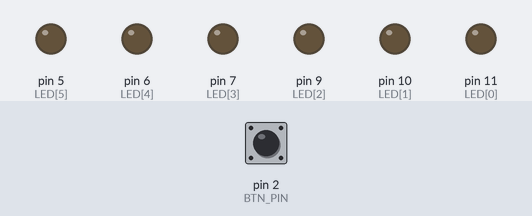
Simulated run of this sketch. Board: Arduino Uno, built with avr-gcc and run on an emulated ATmega328P. Shown: output pins drawn as LEDs (lit = HIGH). Inputs (shaded band) come from the test bench; at power-on: pin 2 (BTN_PIN) LOW. Random numbers use the default seed unless the sketch sets one.

Above: at 1.2 s.
1.3 s: pin 2 (BTN_PIN) pulled HIGH for 0.15 s
At 2.2 s:
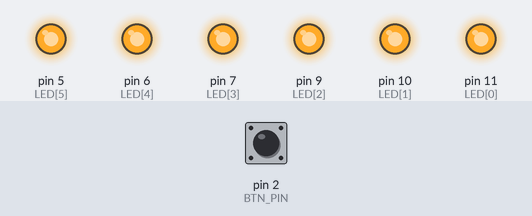
2.9 s: pin 2 (BTN_PIN) pulled HIGH for 1 s
At 3.08 s:
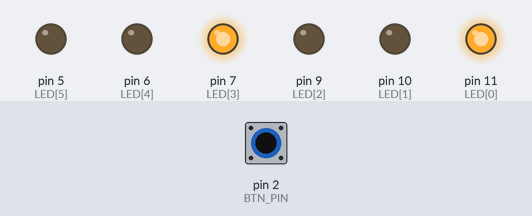
At 4.25 s:
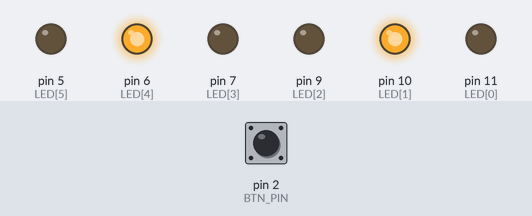
5.9 s: pin 2 (BTN_PIN) pulled HIGH for 0.15 s
At 8.27 s:
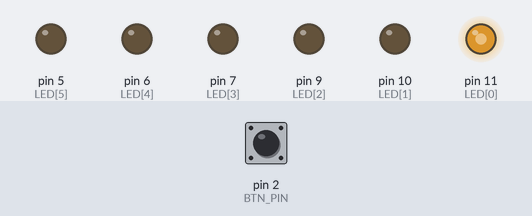
8.9 s: pin 2 (BTN_PIN) pulled HIGH for 3.2 s
13.6 s: pin 2 (BTN_PIN) pulled HIGH for 0.15 s
16.6 s: pin 2 (BTN_PIN) pulled HIGH for 1 s
Timing chart, 0 to 22.7 s (numbered marks = the images above; inputs shaded):
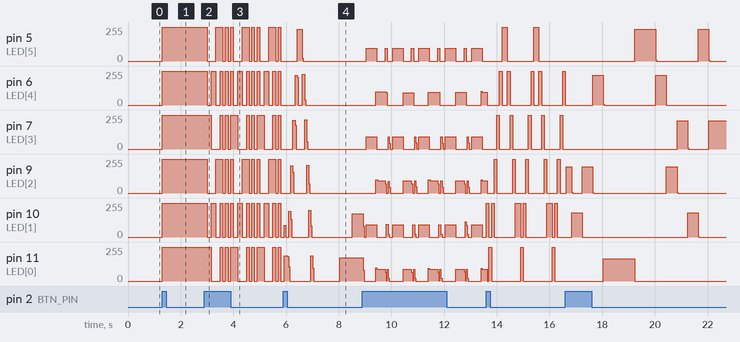

Measured:
- after the input at 1.3 s, pin 5 (LED[5]), pin 6 (LED[4]), pin 7 (LED[3]), pin 9 (LED[2]), pin 10 (LED[1]), pin 11 (LED[0]): 0/255 → 255/255 at once
- after the input at 2.9 s, pin 5 (LED[5]): 255/255 → 0/255 after 0.10 s, then repeats every 1.0 s: 255/255 0.27 s, 2 × (0/255 0.10 s, 255/255 0.10 s), 0/255 0.33 s; pin 6 (LED[4]): 255/255 → 0/255 after 0.10 s, then repeats every 1.0 s: 255/255 0.17 s, 0/255 0.17 s, 2 × (255/255 0.10 s, 0/255 0.10 s), 255/255 0.10 s, 0/255 0.17 s

The sketch:

Russelys.ino
```cpp
// Knappen er koblet til DIGITAL pin 2
const int BTN_PIN = 2;

// Definerer "makroer"
// Alle steder i koden der det står 'LED_1' blir byttet ut med LED[0] etc. før kompilering
// Dette for å tilpasse det nye array-systemet til gammel kode
#define LED_1 LED[0]
#define LED_2 LED[1]
#define LED_3 LED[2]
#define LED_4 LED[3]
#define LED_5 LED[4]
#define LED_6 LED[5]

// Antall led-pærer vi har
const int NUM_LEDS = 6;
// En array med pin-nummeret til hver LED
// Array er bedre egnet til mange LEDs, siden man kan loope gjennom (se resetAll()), legge til fler etc.
const int LED[] = {
  11,
  10,
  9,
  7,
  6,
  5,
};

// Antal moduser vi har. MÅ ØKES MED 1 HVER GANG MAN LEGGER TIL NY MODUS!!
const int NUM_MODES = 8;

// Lagrer hvilken lysmodus vi er i
int mode = 0;

// Er true dersom noen trykket på knappen
// forrige gang loop() kjørte
bool trykketForrige = false;

// Skal lagre millis() verdi
unsigned long time;

void setup()
{
  // Knappen gir input til programmet
  pinMode(BTN_PIN, INPUT);

  // LED-lampene styres av programmet. Er derfor OUTPUT
  for(int i = 0; i < NUM_LEDS; i++) {
    pinMode(LED[i], OUTPUT);
  }

  // analogRead(0) gir bare støy dersom det ikke er koblet til noe
  // Egnes derfor godt til å seede randomgeneratoren, altså gjøre slik at det blir forskjellige tall hver gang programmet kjøres.
  randomSeed(analogRead(0));

  // For debugging, gjør at vi kan sende data fra arduinoen til pc-en
  Serial.begin(9600);
}

// Funksjon som skrur av alle LED-pærene
void resetAll() {
  // Går gjennom alle tall fra 0 til NUM_LEDS-1, altså
  // 0, 1, 2, 3, 4, 5
  for(int i = 0; i < NUM_LEDS; i++) {
    // Slår opp hvilken pin som hører til LED[i] og setter den på LOW
    digitalWrite(LED[i], LOW);
  }
}

// Skrevet av: alle
void mode0() {
  // En modus der alle LEDs er av
  resetAll();
}

// Skrevet av: alle
void mode1() {
  // En modus der alle LEDs er på
  for(int i = 0; i < NUM_LEDS; i++) {
    digitalWrite(LED[i], HIGH);
  }
}

// Skrevet av: Magnus
void mode2() {
   // Bølgen etterfulgt av blinking

    if(time % 1000 < 500) {
        if(time % 500 < 166) {
            digitalWrite(LED_1, HIGH);
            digitalWrite(LED_2, LOW);
            digitalWrite(LED_3, LOW);

            digitalWrite(LED_4, HIGH);
            digitalWrite(LED_5, LOW);
            digitalWrite(LED_6, LOW);
        }
        else if(time % 500 < 333) {
            digitalWrite(LED_1, LOW);
            digitalWrite(LED_2, HIGH);
            digitalWrite(LED_3, LOW);

            digitalWrite(LED_4, LOW);
            digitalWrite(LED_5, HIGH);
            digitalWrite(LED_6, LOW);
        }
        else {
            digitalWrite(LED_1, LOW);
            digitalWrite(LED_2, LOW);
            digitalWrite(LED_3, HIGH);

            digitalWrite(LED_4, LOW);
            digitalWrite(LED_5, LOW);
            digitalWrite(LED_6, HIGH);
        }
    }
    else {
        if(time % 500 < 100) {
            for(int i = 0; i < NUM_LEDS; i++) {
              digitalWrite(LED[i], HIGH);
            }
        }
        else if(time % 500 < 200) {
            resetAll();
        }
        else if(time % 500 < 300) {
            for(int i = 0; i < NUM_LEDS; i++) {
              digitalWrite(LED[i], HIGH);
            }
        }
        else if(time % 500 < 400) {
            resetAll();
        }
        else {
          for(int i = 0; i < NUM_LEDS; i++) {
              digitalWrite(LED[i], HIGH);
            }
        }

    }
}

// Skrevet av: Magnus
void mode3() {
  // En kompleks modus med 4 forskjellige sekvenser i løpet av 8 sekunder
  // Lagrer 'mod' for mer oversiktlig kode
  int mod = time % 8000;
  if(mod < 3000) {
    // De første 3 sekundene skrur alle lampene på én etter en
    resetAll();
    // En fordel med array-systemet er kode som dette:
    for(int i = 0; i < 6; i++) {
      if(mod % 3000 > 500*i) {
        digitalWrite(LED[i], HIGH);
      }
    }
  }
  else if(mod < 5000) {
    // De neste 2 sekundene veksler annenhver LED mellom på og av
    if(mod % 2000 < 400) {
      digitalWrite(LED_1, HIGH);
      digitalWrite(LED_2, LOW);
      digitalWrite(LED_3, HIGH);
      digitalWrite(LED_4, LOW);
      digitalWrite(LED_5, HIGH);
      digitalWrite(LED_6, LOW);
    }
    else if(mod % 2000 < 800) {
      digitalWrite(LED_1, LOW);
      digitalWrite(LED_2, HIGH);
      digitalWrite(LED_3, LOW);
      digitalWrite(LED_4, HIGH);
      digitalWrite(LED_5, LOW);
      digitalWrite(LED_6, HIGH);
    }
    else if(mod % 2000 < 1200) {
      digitalWrite(LED_1, HIGH);
      digitalWrite(LED_2, LOW);
      digitalWrite(LED_3, HIGH);
      digitalWrite(LED_4, LOW);
      digitalWrite(LED_5, HIGH);
      digitalWrite(LED_6, LOW);
    }
    else if(mod % 2000 < 1600) {
      digitalWrite(LED_1, LOW);
      digitalWrite(LED_2, HIGH);
      digitalWrite(LED_3, LOW);
      digitalWrite(LED_4, HIGH);
      digitalWrite(LED_5, LOW);
      digitalWrite(LED_6, HIGH);
    }
    else {
      digitalWrite(LED_1, HIGH);
      digitalWrite(LED_2, LOW);
      digitalWrite(LED_3, HIGH);
      digitalWrite(LED_4, LOW);
      digitalWrite(LED_5, HIGH);
      digitalWrite(LED_6, LOW);
    }
  }
  else if(mod < 7000) {
    // De neste 2 sekundene gjør bølgen med alle LED-ene 4 ganger
    int nMod = mod % 2000;

    if(nMod < 500) {
      resetAll();
      int egg = nMod % 500;
      if(egg < 83) {
        digitalWrite(LED_1, HIGH);
      }
      else if(egg < 167) {
        digitalWrite(LED_2, HIGH);
      }
      else if(egg < 250) {
        digitalWrite(LED_3, HIGH);
      }
      else if(egg < 333) {
        digitalWrite(LED_4, HIGH);
      }
      else if(egg < 417) {
        digitalWrite(LED_5, HIGH);
      }
      else {
        digitalWrite(LED_6, HIGH);
      }
    }
    else if(nMod < 1000) {
      resetAll();
      int egg = nMod % 500;
      if(egg < 83) {
        digitalWrite(LED_6, HIGH);
      }
      else if(egg < 167) {
        digitalWrite(LED_5, HIGH);
      }
      else if(egg < 250) {
        digitalWrite(LED_4, HIGH);
      }
      else if(egg < 333) {
        digitalWrite(LED_3, HIGH);
      }
      else if(egg < 417) {
        digitalWrite(LED_2, HIGH);
      }
      else {
        digitalWrite(LED_1, HIGH);
      }
    }
    else if(nMod < 1500) {
      resetAll();
      int egg = nMod % 500;
      if(egg < 83) {
        digitalWrite(LED_1, HIGH);
      }
      else if(egg < 167) {
        digitalWrite(LED_2, HIGH);
      }
      else if(egg < 250) {
        digitalWrite(LED_3, HIGH);
      }
      else if(egg < 333) {
        digitalWrite(LED_4, HIGH);
      }
      else if(egg < 417) {
        digitalWrite(LED_5, HIGH);
      }
      else {
        digitalWrite(LED_6, HIGH);
      }
    }
    else {
      resetAll();
      int egg = nMod % 500;
      if(egg < 83) {
        digitalWrite(LED_6, HIGH);
      }
      else if(egg < 167) {
        digitalWrite(LED_5, HIGH);
      }
      else if(egg < 250) {
        digitalWrite(LED_4, HIGH);
      }
      else if(egg < 333) {
        digitalWrite(LED_3, HIGH);
      }
      else if(egg < 417) {
        digitalWrite(LED_2, HIGH);
      }
      else {
        digitalWrite(LED_1, HIGH);
      }
    }
  }
  else {
    // Det siste sekundet er alle LEDs av
    resetAll();
  }
}

// Skrevet av: Isak
void mode4() {
  resetAll();

  if(time % 1000 < 400) {
        digitalWrite(LED_1, LOW);
        digitalWrite(LED_2, HIGH);
        digitalWrite(LED_3, LOW);
        digitalWrite(LED_4, HIGH);
        digitalWrite(LED_5, LOW);
        digitalWrite(LED_6, HIGH);
    }
    else if(time % 1000 < 750) {
        digitalWrite(LED_1, HIGH);
        digitalWrite(LED_2, LOW);
        digitalWrite(LED_3, HIGH);
        digitalWrite(LED_4, LOW);
        digitalWrite(LED_5, HIGH);
        digitalWrite(LED_6, LOW);
    }
    else if(time % 1000 < 800) {
        digitalWrite(LED_1, LOW);
        digitalWrite(LED_2, LOW);
        digitalWrite(LED_3, LOW);
        digitalWrite(LED_4, LOW);
        digitalWrite(LED_5, HIGH);
        digitalWrite(LED_6, HIGH);
    }
    else if(time % 1000 < 850) {
        digitalWrite(LED_1, HIGH);
        digitalWrite(LED_2, HIGH);
        digitalWrite(LED_3, LOW);
        digitalWrite(LED_4, LOW);
        digitalWrite(LED_5, LOW);
        digitalWrite(LED_6, LOW);
    }
    else if(time % 1000 < 900) {
        digitalWrite(LED_1, LOW);
        digitalWrite(LED_2, LOW);
        digitalWrite(LED_3, HIGH);
        digitalWrite(LED_4, HIGH);
        digitalWrite(LED_5, LOW);
        digitalWrite(LED_6, LOW);
    }
}

// Skrevet av: Audun
void mode5() {
  // Bølgen

    //1
  if (time % 1200 < 0) {
    digitalWrite (LED_6, HIGH);
    digitalWrite (LED_5, LOW);
    digitalWrite (LED_4, LOW);
    digitalWrite (LED_3, LOW);
    digitalWrite (LED_2, LOW);
    digitalWrite (LED_1, LOW);
    }
    //2
  else if (time % 1200 < 100) {
    digitalWrite (LED_6, LOW);
    digitalWrite (LED_5, HIGH);
    digitalWrite (LED_4, LOW);
    digitalWrite (LED_3, LOW);
    digitalWrite (LED_2, LOW);
    digitalWrite (LED_1, LOW);
    }
    //3
   else if (time % 1200 < 200) {
    digitalWrite (LED_6, LOW);
    digitalWrite (LED_5, LOW);
    digitalWrite (LED_4, HIGH);
    digitalWrite (LED_3, LOW);
    digitalWrite (LED_2, LOW);
    digitalWrite (LED_1, LOW);
    }
    //4
   else if (time % 1200 < 300) {
    digitalWrite (LED_6, LOW);
    digitalWrite (LED_5, LOW);
    digitalWrite (LED_4, LOW);
    digitalWrite (LED_3, HIGH);
    digitalWrite (LED_2, LOW);
    digitalWrite (LED_1, LOW);
    }
    //5
   else if (time % 1200 < 400) {
    digitalWrite (LED_6, LOW);
    digitalWrite (LED_5, LOW);
    digitalWrite (LED_4, LOW);
    digitalWrite (LED_3, LOW);
    digitalWrite (LED_2, HIGH);
    digitalWrite (LED_1, LOW);
    }
    //6
   else if (time % 1200 < 500) {
    digitalWrite (LED_6, LOW);
    digitalWrite (LED_5, LOW);
    digitalWrite (LED_4, LOW);
    digitalWrite (LED_3, LOW);
    digitalWrite (LED_2, HIGH);
    digitalWrite (LED_1, LOW);
    }
    //7
   else if (time % 1200 < 600) {
    digitalWrite (LED_6, LOW);
    digitalWrite (LED_5, LOW);
    digitalWrite (LED_4, LOW);
    digitalWrite (LED_3, LOW);
    digitalWrite (LED_2, LOW);
    digitalWrite (LED_1, HIGH);
    }
    //8
   else if (time % 1200 < 700) {
    digitalWrite (LED_6, LOW);
    digitalWrite (LED_5, LOW);
    digitalWrite (LED_4, LOW);
    digitalWrite (LED_3, LOW);
    digitalWrite (LED_2, HIGH);
    digitalWrite (LED_1, LOW);
    }
    //9
   else if (time % 1200 < 800) {
    digitalWrite (LED_6, LOW);
    digitalWrite (LED_5, LOW);
    digitalWrite (LED_4, LOW);
    digitalWrite (LED_3, HIGH);
    digitalWrite (LED_2, LOW);
    digitalWrite (LED_1, LOW);
    }
    //10
   else if (time % 1200 < 900) {
    digitalWrite (LED_6, LOW);
    digitalWrite (LED_5, LOW);
    digitalWrite (LED_4, HIGH);
    digitalWrite (LED_3, LOW);
    digitalWrite (LED_2, LOW);
    digitalWrite (LED_1, LOW);
    }
    //11
   else if (time % 1200 < 1000) {
    digitalWrite (LED_6, LOW);
    digitalWrite (LED_5, HIGH);
    digitalWrite (LED_4, LOW);
    digitalWrite (LED_3, LOW);
    digitalWrite (LED_2, LOW);
    digitalWrite (LED_1, LOW);
    }
    //12
   else if (time % 1200 < 1100) {
    digitalWrite (LED_6, HIGH);
    digitalWrite (LED_5, LOW);
    digitalWrite (LED_4, LOW);
    digitalWrite (LED_3, LOW);
    digitalWrite (LED_2, LOW);
    digitalWrite (LED_1, LOW);
    }
}


// Variabler til bruk i modes som krever randomness
long randomnumber = 1;
bool randSwitch = true;

// Skrevet av: Christopher
void mode6() {
  // Skrur på en tilfeldig lampe hvert 400. millisekund

  if(time % 400 < 200) {
    if(randSwitch == true) {
      randomnumber = random(0, 6);
      randSwitch = false;
    }
  }
  else {
    randSwitch = true;
  }

  // Skru av alle
  resetAll();

  digitalWrite(LED[randomnumber], HIGH);

}

// Skrevet av: Isak
void mode7() {
      //1
  if (time % 600 < 0) {
    digitalWrite (LED_6, HIGH);
    digitalWrite (LED_5, LOW);
    digitalWrite (LED_4, LOW);
    digitalWrite (LED_3, LOW);
    digitalWrite (LED_2, LOW);
    digitalWrite (LED_1, LOW);
    }
    //2
  else if (time % 600 < 50) {
    digitalWrite (LED_6, LOW);
    digitalWrite (LED_5, LOW);
    digitalWrite (LED_4, LOW);
    digitalWrite (LED_3, LOW);
    digitalWrite (LED_2, LOW);
    digitalWrite (LED_1, HIGH);
    }
    //3
   else if (time % 600 < 100) {
    digitalWrite (LED_6, LOW);
    digitalWrite (LED_5, HIGH);
    digitalWrite (LED_4, LOW);
    digitalWrite (LED_3, LOW);
    digitalWrite (LED_2, LOW);
    digitalWrite (LED_1, LOW);
    }
    //4
   else if (time % 600 < 150) {
    digitalWrite (LED_6, LOW);
    digitalWrite (LED_5, LOW);
    digitalWrite (LED_4, LOW);
    digitalWrite (LED_3, LOW);
    digitalWrite (LED_2, HIGH);
    digitalWrite (LED_1, LOW);
    }
    //5
   else if (time % 600 < 200) {
    digitalWrite (LED_6, LOW);
    digitalWrite (LED_5, LOW);
    digitalWrite (LED_4, HIGH);
    digitalWrite (LED_3, LOW);
    digitalWrite (LED_2, LOW);
    digitalWrite (LED_1, LOW);
    }
    //6
   else if (time % 600 < 250) {
    digitalWrite (LED_6, LOW);
    digitalWrite (LED_5, LOW);
    digitalWrite (LED_4, LOW);
    digitalWrite (LED_3, HIGH);
    digitalWrite (LED_2, LOW);
    digitalWrite (LED_1, LOW);
    }
    //7
   else if (time % 600 < 300) {
    digitalWrite (LED_6, LOW);
    digitalWrite (LED_5, LOW);
    digitalWrite (LED_4, HIGH);
    digitalWrite (LED_3, LOW);
    digitalWrite (LED_2, LOW);
    digitalWrite (LED_1, LOW);
    }
    //8
   else if (time % 600 < 350) {
    digitalWrite (LED_6, LOW);
    digitalWrite (LED_5, LOW);
    digitalWrite (LED_4, LOW);
    digitalWrite (LED_3, LOW);
    digitalWrite (LED_2, HIGH);
    digitalWrite (LED_1, LOW);
    }
    //9
   else if (time % 600 < 400) {
    digitalWrite (LED_6, LOW);
    digitalWrite (LED_5, HIGH);
    digitalWrite (LED_4, LOW);
    digitalWrite (LED_3, LOW);
    digitalWrite (LED_2, LOW);
    digitalWrite (LED_1, LOW);
    }
    //10
   else if (time % 600 < 450) {
    digitalWrite (LED_6, LOW);
    digitalWrite (LED_5, LOW);
    digitalWrite (LED_4, LOW);
    digitalWrite (LED_3, LOW);
    digitalWrite (LED_2, LOW);
    digitalWrite (LED_1, HIGH);
    }
    //11
   else if (time % 600 < 500) {
    digitalWrite (LED_6, HIGH);
    digitalWrite (LED_5, LOW);
    digitalWrite (LED_4, LOW);
    digitalWrite (LED_3, LOW);
    digitalWrite (LED_2, LOW);
    digitalWrite (LED_1, LOW);
    }
    //12
   else if (time % 600 < 550) {
    resetAll();
   }
}


void loop()
{
  // Lagrer millis() i 'time' for convenience
  time = millis();

  // Leser verdien i ledningen fra knappen
  // Hvis det er strøm i knappen ble den trykket ned
  int btnVal = digitalRead(BTN_PIN);
  // Endrer bare mode dersom vi ikke allerede har gjort det på dette 'trykket'
  if(btnVal == HIGH && !trykketForrige) {
    mode++; // Øker 'mode' med 1
    // Lagrer at vi har trykket for å unngår å endre mode flere ganger
    trykketForrige = true;
    if(mode >= NUM_MODES)mode = 0;
  }
  else if(btnVal == LOW) {
    // Klar for å registrere nye klikk
    trykketForrige = false;
  }


  // Bestemmer hva vi gjør utifra hvilken verdi 'mode' har
  if(mode == 0) {
    mode0();
  }
  else if(mode == 1) {
    mode1();
  }
  else if(mode == 2) {
    mode2();
  }
  else if(mode == 3) {
    mode3();
  }
  else if(mode == 4) {
    mode4();
  }
  else if(mode == 5) {
    mode5();
  }
  else if(mode == 6) {
    mode6();
  }
  else if(mode == 7) {
    mode7();
  }
}
```
